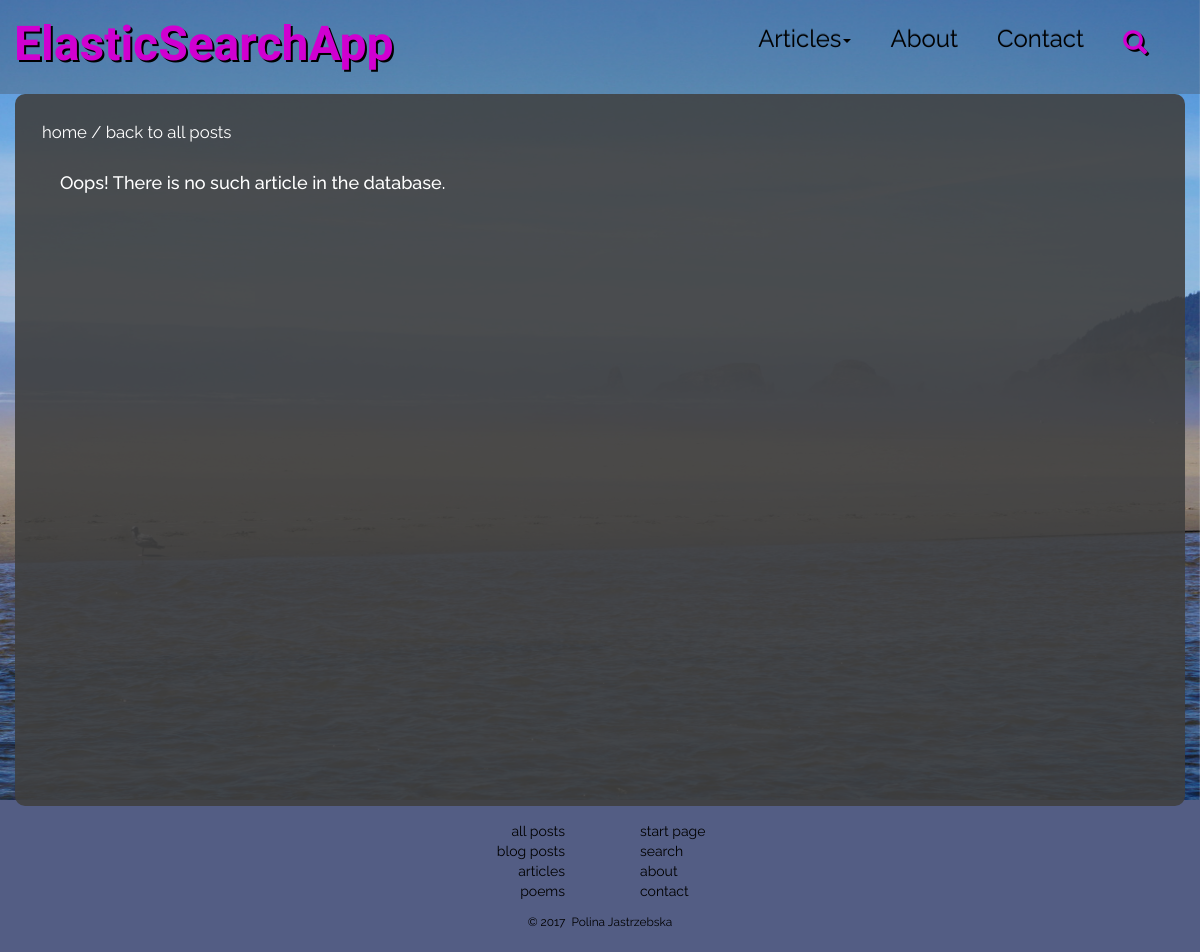
Page /texts/cannon-beach-haiku/ on the earlier database version.
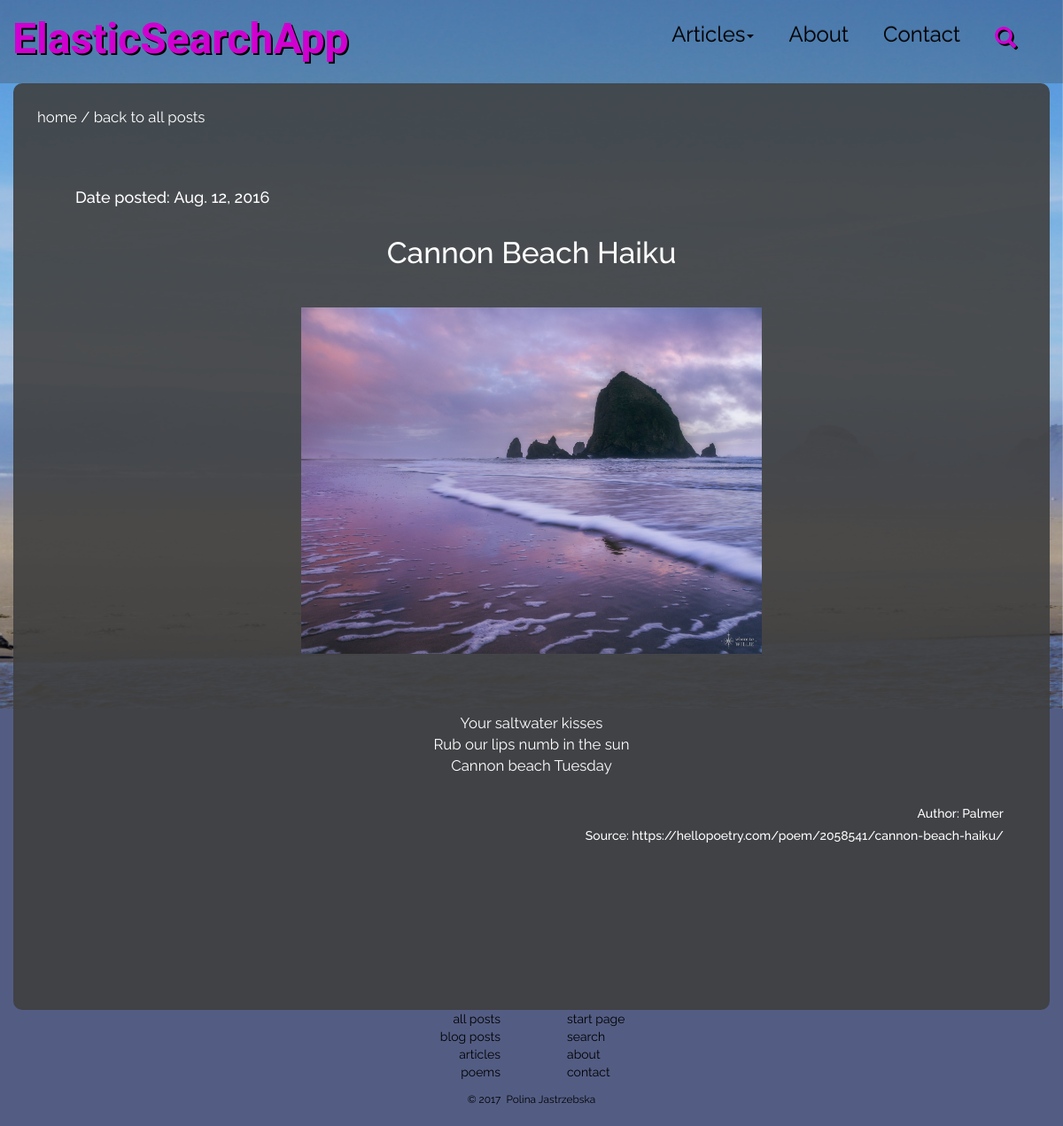
Same page on the later database version.
### searchapp/models.py (models this page shows, shortened)
class Article(models.Model):
    title = models.CharField(max_length=255, default='', null=True)
    body = models.TextField(max_length=100000, default='', null=True)
    date = models.DateField(blank=False, null=False)
    author = models.CharField(max_length=255, default='', null=True)
    source = models.CharField(max_length=255, default='', null=True)
    img = models.FileField(upload_to=upload_image, default='', blank=True, null=True)
    slug = models.SlugField(max_length=200, default='', unique=True)
    CATEGORY_CHOICES = (
        ('blog posts', 'blog posts'),
        ('articles', 'articles'),
        ('poems', 'poems')
    )
    category = models.FileField(max_length=50, choices=CATEGORY_CHOICES, default='', blank=True)

### searchapp/views.py (the view)
# urls.py: url(r'^texts/(?P<article_name_slug>[-\w]+)/$', page_views.article, name='article'),
def article(request, article_name_slug):
    context_dict = {}
    if request.GET.get("category"):
        return HttpResponseRedirect('/index?category={}'.format((request.GET["category"]).lower()))
    try:
        articles = Article.objects.get(slug=article_name_slug)
        context_dict['articles'] = articles
    except Article.DoesNotExist:
        messages.error(request, "Oops! There is no such article in the database.")
    return render(request, 'searchapp/article.html', context_dict)

### searchapp/templates/searchapp/article.html
{% extends 'searchapp/base.html' %}
{% load static %}
{% block content %}
<div class="container" id="textspace">
  <div class="row">
    <div class="col-md-12">
      <a href="{% url 'start' %}">home</a>&nbsp;/&nbsp;<a href="{% url 'index' %}">back to all posts</a>
      {% if messages %}
        {% for message in messages %}
          <h4>{{ message|safe }}</h4>
        {% endfor %}
      {% endif %}
      {% if articles %}
      <div class="article-container">
      <h4>Date posted:&nbsp;{{ articles.date }}</h4>
      <h2>{{ articles.title }}</h2>
      {% if articles.img %}
      <img class="article-img" src="/media/{{ articles.img.url }}" alt="Article image"/>
      {% endif %}
      <p>{{ articles.body|safe }}</p>
      {% if articles.author %}
        <h5>Author:&nbsp;{{ articles.author }}</h5>
      {% endif %}
      {% if articles.source %}
        <h5>Source:&nbsp;<a href="{{ articles.source }}" target="_blank">{{ articles.source }}</a></h5>
      {% endif %}
      </div>
      {% endif %}
    </div>
  </div>
</div>
{% endblock %}

Differences in the rows shown:
added Article: date "Aug. 12, 2016", title "Cannon Beach Haiku", img (picture), body "Your saltwater kisses Rub our lips numb in the sun Cannon beach Tuesday", author "Palmer", source "https://hellopoetry.com/poem/2058541/cannon-beach-haiku/"
Other differences:
text now shown: "Date posted: Author: Source:"
list line gone: "Oops! There is no such article in the database."
